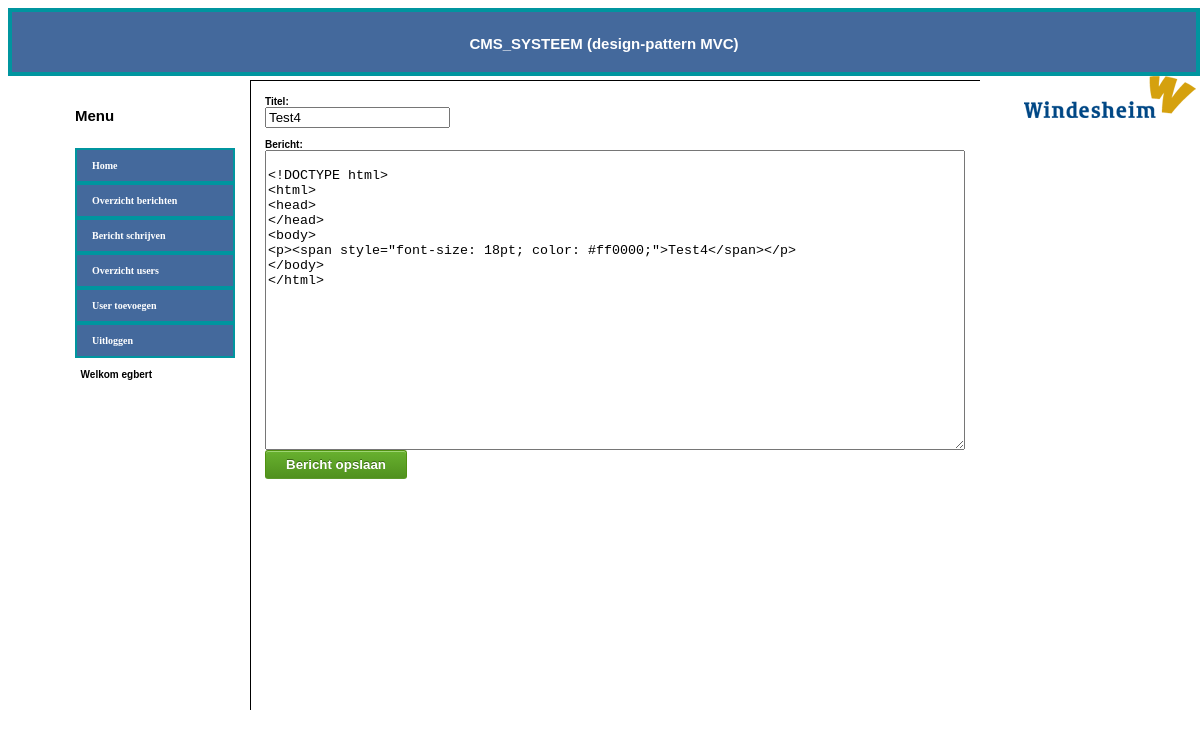
Screenshot of /view/bericht_bewerken_form.php?id=41 (signed in) with the database file from the repository.
### tables this page shows
CREATE TABLE IF NOT EXISTS `message` (
  `id` int(11) NOT NULL AUTO_INCREMENT,
  `title` varchar(300) NOT NULL,
  `content` text NOT NULL,
  PRIMARY KEY (`id`)
);

### view/bericht_bewerken_form.php (the view, shortened to what this page needs)
<link type='text/css' rel='stylesheet' href='css/style.css'/>
<body>
<div id="form">
<?php
include 'includes/header.php';
?>
</div>
<div id="menu">
<?php
include 'includes/menu.php';
?>
</div>
<div id="editor">
<form method="post" action="../controller/bericht_bewerken.php">
Titel: <br><input name="mce_0" type="text" value="
<?php include '../model/connect.php'; $id=$_GET['id'];
$sql="SELECT title FROM message WHERE id='$id'";
$result=mysqli_query($conn,$sql);
while(list($titel)=mysqli_fetch_row($result))
			{ echo "$titel"; } ?>"/><br /><br />Bericht:<br>
<textarea name="mce_2" style="width:100%; height:300px;" placeholder="Bericht">
<?php include '../model/connect.php'; $id=$_GET['id'];
$sql="SELECT content FROM message WHERE id='$id'";
$result=mysqli_query($conn,$sql);
while(list($tekst)=mysqli_fetch_row($result))
			{ echo "$tekst"; } ?>
</textarea>   <br>
    <button class="submit" type="submit">Bericht opslaan</button>
</form>
</div>
    </body>
</html>

### view/css/style.css (style rules this page uses)
#form { top:0px; left:0px; width:100%; height:60px; border:4px solid RGB(0, 149, 159); background-color:#44699C; color:#FFF; border-spacing: 0px 0px; }
#menu { position:absolute; left:20px; top:80px; width:200px; height:600px; border-right: 1px solid #000000; padding:15px; }
#editor { position:absolute; width:700px; height:600px; top:80px; left:250px; border-top: 1px solid #000000; padding:15px; }
body { font-family: Arial, Helvetica, sans-serif; font-size: 10px; color: #000000; }
button.submit { background-color: #68b12f; background: -webkit-gradient(linear, left top, left bottom, from(#68b12f), to(#50911e)); background: -webkit-linear-gradient(top, #68b12f, #50911e); background: -moz-linear-gradient(top, #68b12f, #50911e); background: -ms-linear-gradient(top, #68b12f, #50911e); background: -o-linear-gradient(top, #68b12f, #50911e); background: linear-gradient(top, #68b12f, #50911e); border: 1px solid #509111; border-bottom: 1px solid #5b992b; border-radius: 3px; -webkit-border-radius: 3px; -moz-border-radius: 3px; -ms-border-radius: 3px; -o-border-radius: 3px; box-shadow: inset 0 1px 0 0 #9fd574; -webkit-box-shadow: 0 1px 0 0 #9fd574 inset ; -moz-box-shadow: 0 1px 0 0 #9fd574 inset; -ms-box-shadow: 0 1px 0 0 #9fd574 inset; -o-box-shadow: 0 1px 0 0 #9fd574 inset; color: white; font-weight: bold; padding: 6px 20px; text-align: center; text-shadow: 0 -1px 0 #396715; }

### rows the page displays
message: mce_0 "Test4", mce_2 "<!DOCTYPE html> <html> <head> </head> <body> <p><span style=\"font-size: 18pt; color: #ff0000;\">Test4</span></p> </body> </html>"

### other values shown
$_SESSION['firstname'] "egbert"
